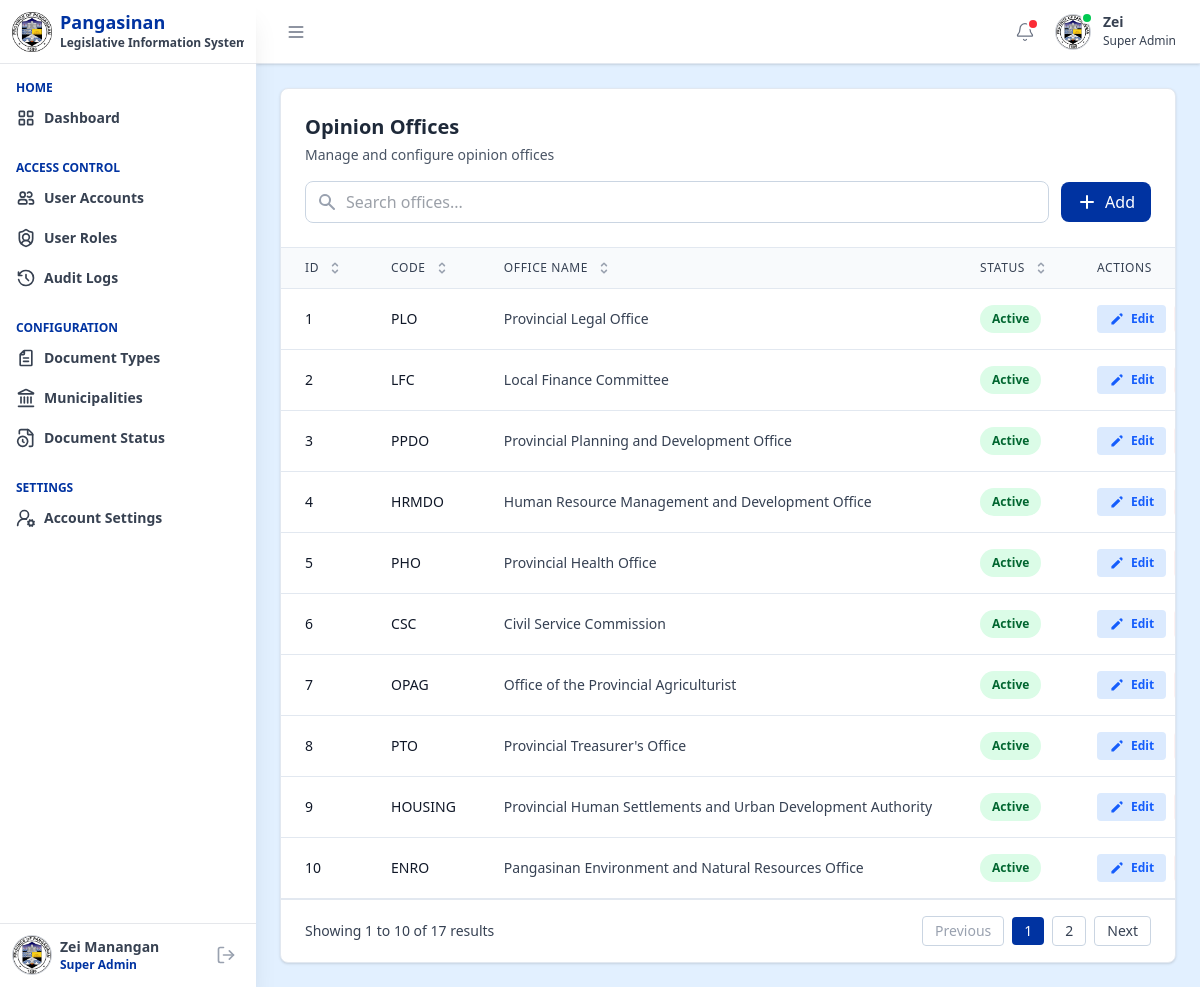
/pages/committee/opinion_offices.php (signed in), run on the app's committed database.
### tables this page shows
CREATE TABLE `opinion_offices` (
  `opinion_office_id` int NOT NULL,
  `opinion_office_code` varchar(10) NOT NULL,
  `opinion_office_name` varchar(255) NOT NULL,
  `status` enum('active','inactive') DEFAULT 'active',
  `is_deleted` tinyint(1) DEFAULT '0',
  `created_at` datetime DEFAULT CURRENT_TIMESTAMP,
  `updated_at` datetime DEFAULT CURRENT_TIMESTAMP ON UPDATE CURRENT_TIMESTAMP,
  `created_by` int DEFAULT NULL,
  `updated_by` int DEFAULT NULL
);

### includes/fetch_opinion_offices_data.php (called while the page is built, shortened)
<?php
require_once 'db.php';
function getAllOpinionOffices() {
    global $pdo;
    try {
        $query = "
            SELECT
                opinion_office_id,
                opinion_office_code,
                opinion_office_name,
                status,
                created_at,
                updated_at
            FROM opinion_offices
            WHERE is_deleted = FALSE
            ORDER BY opinion_office_id ASC
        ";
        $stmt = $pdo->prepare($query);
        $stmt->execute();
        return $stmt->fetchAll(PDO::FETCH_ASSOC);
    } catch (PDOException $e) {
        return ['error' => 'Database error: ' . $e->getMessage()];
    }
}
?>

### pages/committee/opinion_offices.php (the view, shortened to what this page needs)
<?php
include '../../components/header.php';
include '../../includes/fetch_opinion_offices_data.php';
$opinionOffices = getAllOpinionOffices();
?>
<div class="">
    <?php include '../../components/sidebar.php'; ?>
    <div class="flex-1 md:ml-64 min-h-screen">
        <?php
        include '../../components/topbar.php';
        ?>
        <main class="p-6">
            <div class="bg-white rounded-lg shadow-sm border border-slate-200">
                <div class="p-6 border-b border-slate-200">
                    <div class="flex flex-col gap-4">
                        <div>
                            <h2 class="text-xl font-bold text-gray-800">Opinion Offices</h2>
                            <p class="text-sm text-gray-600 mt-1">Manage and configure opinion offices</p>
                        </div>
                        <div class="flex items-center gap-3 w-full">
                            <div class="relative flex-1">
                                <div class="absolute inset-y-0 left-0 pl-3 flex items-center pointer-events-none">
                                    <svg class="h-5 w-5 text-gray-400" xmlns="http://www.w3.org/2000/svg"
                                        viewBox="0 0 20 20" fill="currentColor">
                                        <path fill-rule="evenodd"
                                            d="M8 4a4 4 0 100 8 4 4 0 000-8zM2 8a6 6 0 1110.89 3.476l4.817 4.817a1 1 0 01-1.414 1.414l-4.816-4.816A6 6 0 012 8z"
                                            clip-rule="evenodd" />
                                    </svg>
                                </div>
                                <input type="text" id="searchInput" placeholder="Search offices..."
                                    class="pl-10 pr-4 py-2 border border-slate-300 rounded-lg outline-none w-full focus:ring-2 focus:ring-[#0033A1] focus:border-transparent"
                                    onkeyup="filterTable()">
                            </div>
                            <button onclick="openModal('opinion-office-add-modal')"
                                class="px-4 py-2 bg-[#0033A1] text-white rounded-lg hover:bg-blue-800 transition-colors duration-200 font-medium flex items-center gap-2 cursor-pointer whitespace-nowrap">
                                <svg class="h-5 w-5" xmlns="http://www.w3.org/2000/svg" viewBox="0 0 20 20"
                                    fill="currentColor">
                                    <path fill-rule="evenodd"
                                        d="M10 3a1 1 0 00-1 1v5H4a1 1 0 100 2h5v5a1 1 0 102 0v-5h5a1 1 0 100-2h-5V4a1 1 0 00-1-1z"
                                        clip-rule="evenodd" />
                                </svg>
                                Add
                            </button>
                        </div>
                    </div>
                </div>
                <div class="overflow-x-auto">
                    <table id="usersTable" class="min-w-full divide-y divide-slate-200">
                        <thead class="bg-slate-50">
                            <tr>
                                <th scope="col"
                                    class="px-6 py-3 text-left text-xs font-medium text-gray-700 uppercase tracking-wider cursor-pointer"
                                    onclick="sortTable(0)">
                                    <div class="flex items-center gap-2">
                                        ID
                                    </div>
                                </th>
                                <th scope="col"
                                    class="px-6 py-3 text-left text-xs font-medium text-gray-700 uppercase tracking-wider cursor-pointer"
                                    onclick="sortTable(1)">
                                    <div class="flex items-center gap-2">
                                        Code
                                    </div>
                                </th>
                                <th scope="col"
                                    class="px-6 py-3 text-left text-xs font-medium text-gray-700 uppercase tracking-wider cursor-pointer"
                                    onclick="sortTable(2)">
                                    <div class="flex items-center gap-2">
                                        Office Name
                                    </div>
                                </th>
                                <th scope="col"
                                    class="px-6 py-3 text-left text-xs font-medium text-gray-700 uppercase tracking-wider cursor-pointer"
                                    onclick="sortTable(3)">
                                    <div class="flex items-center gap-2">
                                        Status
                                    </div>
                                </th>
                                <th scope="col"
                                    class="px-6 py-3 text-left text-xs font-medium text-gray-700 uppercase tracking-wider">
                                    Actions
                                </th>
                            </tr>
                        </thead>
                        <tbody class="bg-white divide-y divide-slate-200" id="tableBody">
                            <?php if (isset($opinionOffices['error'])): ?>
                                <tr>
                                    <td colspan="4" class="px-6 py-8 text-center text-red-600">
                                        <?php echo htmlspecialchars($opinionOffices['error']); ?>
                                    </td>
                                </tr>
                            <?php elseif (empty($opinionOffices)): ?>
                            <?php else: ?>
                                <?php foreach ($opinionOffices as $office): ?>
                                    <tr class="hover:bg-slate-50 transition-colors duration-150">
                                        <td class="px-6 py-4 whitespace-nowrap text-sm font-medium text-gray-900">
                                            <?php echo htmlspecialchars($office['opinion_office_id']); ?>
                                        </td>
                                        <td class="px-6 py-4 whitespace-nowrap text-sm font-medium text-gray-900">
                                            <?php echo htmlspecialchars($office['opinion_office_code']); ?>
                                        </td>
                                        <td class="px-6 py-4 whitespace-nowrap text-sm text-gray-700">
                                            <?php echo htmlspecialchars($office['opinion_office_name']); ?>
                                        </td>
                                        <td class="px-6 py-4 whitespace-nowrap">
                                            <?php
                                            $statusClass = $office['status'] === 'active'
                                                ? 'bg-green-100 text-green-800'
                                                : 'bg-gray-200 text-gray-800';
                                            ?>
                                            <span
                                                class="px-3 py-1 inline-flex text-xs leading-5 font-semibold rounded-full <?php echo $statusClass; ?>">
                                                <?php echo htmlspecialchars(ucfirst($office['status'])); ?>
                                            </span>
                                        </td>
                                        <td class="px-6 py-4 whitespace-nowrap text-sm font-medium">
                                            <div class="flex items-center gap-2">
                                                <button onclick="editOpinionOffice(<?php echo $office['opinion_office_id']; ?>)" class="inline-flex items-center gap-1.5 px-3 py-1.5 text-xs font-bold text-blue-600 bg-blue-100 hover:bg-blue-200 rounded transition duration-150 cursor-pointer">
                                                    <svg class="h-4 w-4" xmlns="http://www.w3.org/2000/svg" viewBox="0 0 20 20"
                                                        fill="currentColor">
                                                        <path
                                                            d="M13.586 3.586a2 2 0 112.828 2.828l-.793.793-2.828-2.828.793-.793zM11.379 5.793L3 14.172V17h2.828l8.38-8.379-2.83-2.828z" />
                                                    </svg>
                                                    Edit
                                                </button>
                                            </div>
                                        </td>
                                    </tr>
                                <?php endforeach; ?>
                            <?php endif; ?>
                        </tbody>
                    </table>
                </div>
                <div
                    class="px-6 py-4 border-t border-slate-200 flex flex-col sm:flex-row items-center justify-between gap-4">
                    <div id="paginationInfo" class="text-sm text-gray-700">
                    </div>
                    <div id="paginationContainer" class="flex items-center space-x-2">
                    </div>
                </div>
            </div>
        </main>
    </div>
</div>
</body>
</html>

### components/sidebar.php (style rules this page uses)
@media (min-width: 768px) { .md\:ml-64 { transition: margin-left 0.3s ease; } }

### data on the page
opinion_offices: opinion_office_id "1", opinion_office_code "PLO", opinion_office_name "Provincial Legal Office", status "Active"
opinion_offices: opinion_office_id "2", opinion_office_code "LFC", opinion_office_name "Local Finance Committee", status "Active"
opinion_offices: opinion_office_id "3", opinion_office_code "PPDO", opinion_office_name "Provincial Planning and Development Office", status "Active"
opinion_offices: opinion_office_id "4", opinion_office_code "HRMDO", opinion_office_name "Human Resource Management and Development Office", status "Active"
opinion_offices: opinion_office_id "5", opinion_office_code "PHO", opinion_office_name "Provincial Health Office", status "Active"
opinion_offices: opinion_office_id "6", opinion_office_code "CSC", opinion_office_name "Civil Service Commission", status "Active"
opinion_offices: opinion_office_id "7", opinion_office_code "OPAG", opinion_office_name "Office of the Provincial Agriculturist", status "Active"
opinion_offices: opinion_office_id "8", opinion_office_code "PTO", opinion_office_name "Provincial Treasurer's Office", status "Active"
opinion_offices: opinion_office_id "9", opinion_office_code "HOUSING", opinion_office_name "Provincial Human Settlements and Urban Development Authority", status "Active"
opinion_offices: opinion_office_id "10", opinion_office_code "ENRO", opinion_office_name "Pangasinan Environment and Natural Resources Office", status "Active"

### other printed values
$_SESSION['role_name'] "Super Admin"
$_SESSION['first_name'] "Zei"
